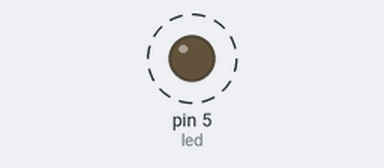
A sketch run on a simulated Arduino Uno, built with avr-gcc and run on an emulated ATmega328P. Parts: output pins drawn as LEDs (lit = HIGH). Dashed ring = blinking.

Above: at 0.5 s.
Timing chart, 0 to 4.6 s (numbered marks = the images above):
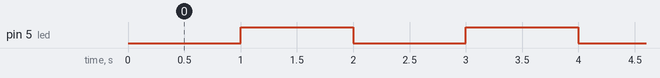

The sketch:

simple_signal.ino
```cpp
#include <TimerOne.h>
int led=5;
int ledState = LOW;
void blinkLED(void)
{
  if (ledState == LOW) {
    ledState = HIGH;
  } else {
    ledState = LOW;
  }
  digitalWrite(led, ledState);
}

void setup(void)
{
  pinMode(led, OUTPUT);
  Timer1.initialize(1000000);
  Timer1.attachInterrupt(blinkLED);
}


void loop(void)
{
  interrupts();
}
```

Measured:
- by itself, pin 5 (led): alternates HIGH for 1.0 s and LOW for 1.0 s
